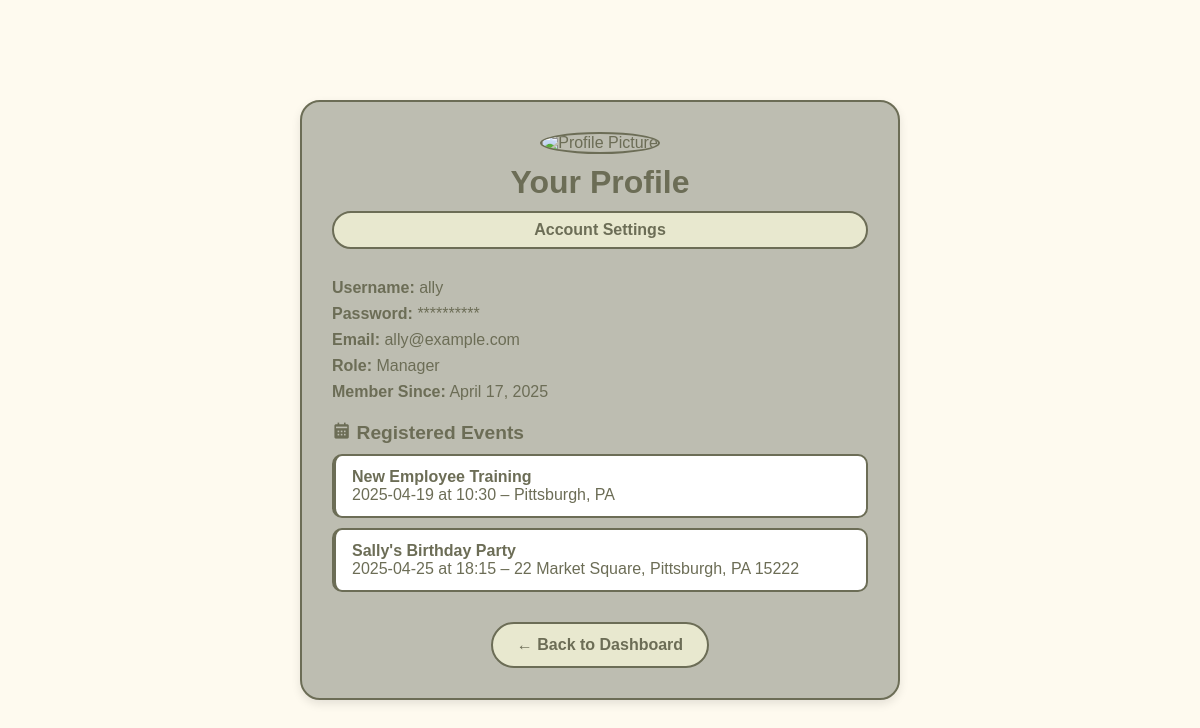
The page /user_profile (signed in) on the database its author committed.
### main.py (models this page shows, shortened)
class User(db.Model):
    id = db.Column(db.Integer, primary_key=True)
    username = db.Column(db.String(80), unique=True, nullable=False)
    email = db.Column(db.String(120), unique=True, nullable=False)
    password_hash = db.Column(db.String(128), nullable=False)
    role = db.Column(db.String(20), default='user')
    created_at = db.Column(db.DateTime, default=datetime.utcnow)
    registered_events = db.relationship(
        'Event',
        secondary=registrations,
        backref=db.backref('attendees', lazy='dynamic')
    )
    managed_events = db.relationship('Event', backref='manager', foreign_keys='Event.manager_id')

class Event(db.Model):
    id = db.Column(db.Integer, primary_key=True)
    title = db.Column(db.String(100), nullable=False)
    description = db.Column(db.Text, nullable=False)
    date = db.Column(db.String(20), nullable=False)
    time = db.Column(db.String(20), nullable=False)
    location = db.Column(db.String(120), nullable=False)
    event_type = db.Column(db.String(20), nullable=False, default='other')  # New field
    manager_id = db.Column(db.Integer, db.ForeignKey('user.id'), nullable=False)
    created_at = db.Column(db.DateTime, default=datetime.utcnow)

### main.py (the view)
@app.route('/user_profile')
def user_profile():
    if 'username' not in session:
        flash("You must be logged in to view your profile.")
        return redirect(url_for('userlogin'))
    user = User.query.filter_by(username=session['username']).first()
    if not user:
        flash("User not found.")
        return redirect(url_for('userlogin'))
    return render_template(
        'user_profile.html',
        username=user.username,
        email=user.email,
        password_hidden='*' * 10,
        role=user.role,
        created_at=user.created_at,
        registered_events=user.registered_events
    )

### templates/user_profile.html (shortened to what this page needs)
<!DOCTYPE html>
<html lang="en">
<head>
    <link rel="stylesheet" href="{{ url_for('static', filename='styles.css') }}">
    <link href='https://unpkg.com/boxicons@2.1.4/css/boxicons.min.css' rel='stylesheet'>
</head>
</body>
    <div class="profile-wrapper">
        <div class="profile-header">
            <img src="{{ url_for('static', filename='default-profile.png') }}" alt="Profile Picture">
            <h1>Your Profile</h1>
            <a href="{{ url_for('usersettings') }}" class="settings-button">Account Settings</a>
        </div>
        <div class="profile-info">
            <p><strong>Username:</strong> {{ username }}</p>
            <p><strong>Password:</strong> {{ password_hidden }}</p>
            <p><strong>Email:</strong> {{ email }}</p>
            <p><strong>Role:</strong> {{ role.capitalize() }}</p>
            <p><strong>Member Since:</strong> {{ created_at.strftime('%B %d, %Y') }}</p>
        </div>
        <div class="events-list">
            <h2><i class='bx bxs-calendar'></i> Registered Events</h2>
            {% if registered_events %}
                {% for event in registered_events %}
                    <div class="event-card">
                        <strong>{{ event.title }}</strong><br>
                        {{ event.date }} at {{ event.time }} – {{ event.location }}
                    </div>
                {% endfor %}
            {% else %}
                <p>You haven't registered for any events yet.</p>
            {% endif %}
        </div>
        <div class="back-button">
            <a href="{{ url_for('home') }}" class="button">← Back to Dashboard</a>
        </div>
    </div>
</body>
</html>

### static/styles.css (style rules this page uses)
* { margin: 0; padding: 0; font-family: "Winky Sans", sans-serif; box-sizing: border-box; }
h1, h2, h3 { color: #6c6d56; }
.button { display: inline-block; padding: 12px 24px; background: #e8e8cf; border: 2px solid #6c6d56; border-radius: 30px; cursor: pointer; font-size: 16px; font-weight: 600; color: #6c6d56; text-align: center; transition: all 0.3s ease; text-decoration: none; }
.event-card { background: #e8e8cf; border-radius: 10px; overflow: hidden; border: 2px solid #6c6d56; transition: transform 0.3s ease; }

### templates/user_profile.html (style rules this page uses)
.profile-wrapper { width: 600px; background: #bdbdb1; border-radius: 20px; padding: 30px; border: 2px solid #6c6d56; box-shadow: 0 4px 10px rgba(0, 0, 0, 0.1); margin: 40px auto; }
.profile-header { text-align: center; margin-bottom: 20px; }
.profile-header img { width: 120px; height: 120px; object-fit: cover; border-radius: 50%; border: 2px solid #6c6d56; margin-bottom: 10px; }
.profile-info p { font-size: 1rem; margin: 8px 0; }
.settings-button { display: block; margin: 10px auto 30px auto; padding: 8px 16px; background: #e8e8cf; border: 2px solid #6c6d56; border-radius: 30px; color: #6c6d56; font-weight: bold; cursor: pointer; text-align: center; transition: all 0.3s ease; text-decoration: none; }
.events-list h2 { font-size: 1.2rem; margin-top: 20px; }
.event-card { background: #fff; padding: 12px 16px; margin-top: 10px; border-left: 4px solid #6c6d56; border-radius: 10px; }
.back-button { text-align: center; margin-top: 30px; }

### rows shown on the page
User: username "ally", email "ally@example.com", capitalize "Manager", strftime "April 17, 2025"
Event: title "New Employee Training", date "2025-04-19", time "10:30", location "Pittsburgh, PA"
Event: title "Sally's Birthday Party", date "2025-04-25", time "18:15", location "22 Market Square, Pittsburgh, PA 15222"

### other values the page prints
{{ password_hidden }} "**********"
